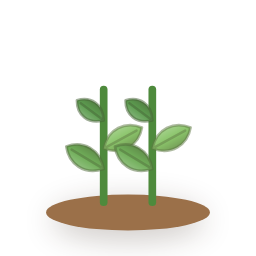
#> input picture assets/art/items/item_barleyFarm_3.png, 256 x 256 px; its folder holds only this picture in this run
$ python gen-bounds.py
#> lines starting #> are read from the running program, lines starting #| are printed output that depends on the picture; after the words box and inside, x2 and y2 are one past the last pixel; in counts of white or black regions, pixels touching at a corner belong together
"""Opaque bounds of the item and producer sprites, so board cells can fit the art itself rather
than the transparent margin around it. Run after the art changes: python3 scripts/art-tools/gen-bounds.py"""
import glob
import os

from PIL import Image

ROOT = os.path.join(os.path.dirname(__file__), '..', '..')
rows = []
for folder in ('items', 'producers'):
    for path in sorted(glob.glob(os.path.join(ROOT, 'assets', 'art', folder, '*.png'))):
        alpha = Image.open(path).convert('RGBA').split()[3].point(lambda a: 255 if a > 10 else 0)
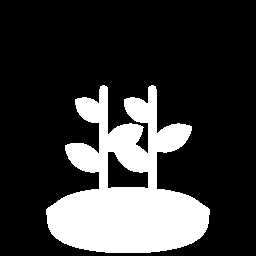
#> alpha: PIL image 256x256 L; 22.4% white; 1 white region, box (x1, y1, x2, y2) and area: (46, 85, 210, 253) 14700
        box = alpha.getbbox()
#> box = (46, 85, 210, 253)
        if not box:
            continue
        x0, y0, x1, y1 = box
#> x0 = 46; y0 = 85; x1 = 210; y1 = 253
        rows.append(f"  '{os.path.basename(path)[:-4]}': [{x0}, {y0}, {x1 - x0}, {y1 - y0}],")

with open(os.path.join(ROOT, 'src', 'art', 'bounds.generated.ts'), 'w') as f:
    f.write('// Generated by scripts/art-tools/gen-bounds.py. Do not edit by hand.\n')
    f.write('// Opaque pixel bounds [x, y, w, h] of each sprite, used to fit art to board cells.\n')
    f.write('/* eslint-disable */\n')
    f.write('export const ART_BOUNDS: Record<string, readonly [number, number, number, number]> = {\n')
    f.write('\n'.join(rows) + '\n};\n')
print(len(rows), 'sprites')
#| 1 sprites
